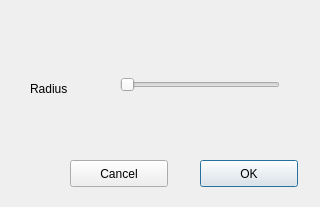
<?xml version="1.0" encoding="UTF-8"?>
<ui version="4.0">
 <class>low_pass_dialog</class>
 <widget class="QDialog" name="low_pass_dialog">
  <property name="geometry">
   <rect>
    <x>0</x>
    <y>0</y>
    <width>320</width>
    <height>207</height>
   </rect>
  </property>
  <property name="windowTitle">
   <string>Dialog</string>
  </property>
  <widget class="QSlider" name="horizontalSlider">
   <property name="geometry">
    <rect>
     <x>120</x>
     <y>70</y>
     <width>160</width>
     <height>29</height>
    </rect>
   </property>
   <property name="orientation">
    <enum>Qt::Horizontal</enum>
   </property>
  </widget>
  <widget class="QLabel" name="label">
   <property name="geometry">
    <rect>
     <x>30</x>
     <y>80</y>
     <width>66</width>
     <height>17</height>
    </rect>
   </property>
   <property name="text">
    <string>Radius</string>
   </property>
  </widget>
  <widget class="QPushButton" name="ok_button">
   <property name="geometry">
    <rect>
     <x>200</x>
     <y>160</y>
     <width>98</width>
     <height>27</height>
    </rect>
   </property>
   <property name="text">
    <string>OK</string>
   </property>
  </widget>
  <widget class="QPushButton" name="cancel_button">
   <property name="geometry">
    <rect>
     <x>70</x>
     <y>160</y>
     <width>98</width>
     <height>27</height>
    </rect>
   </property>
   <property name="text">
    <string>Cancel</string>
   </property>
  </widget>
  <widget class="QLabel" name="radius_value">
   <property name="geometry">
    <rect>
     <x>170</x>
     <y>110</y>
     <width>66</width>
     <height>17</height>
    </rect>
   </property>
   <property name="text">
    <string/>
   </property>
  </widget>
 </widget>
 <resources/>
 <connections/>
</ui>
